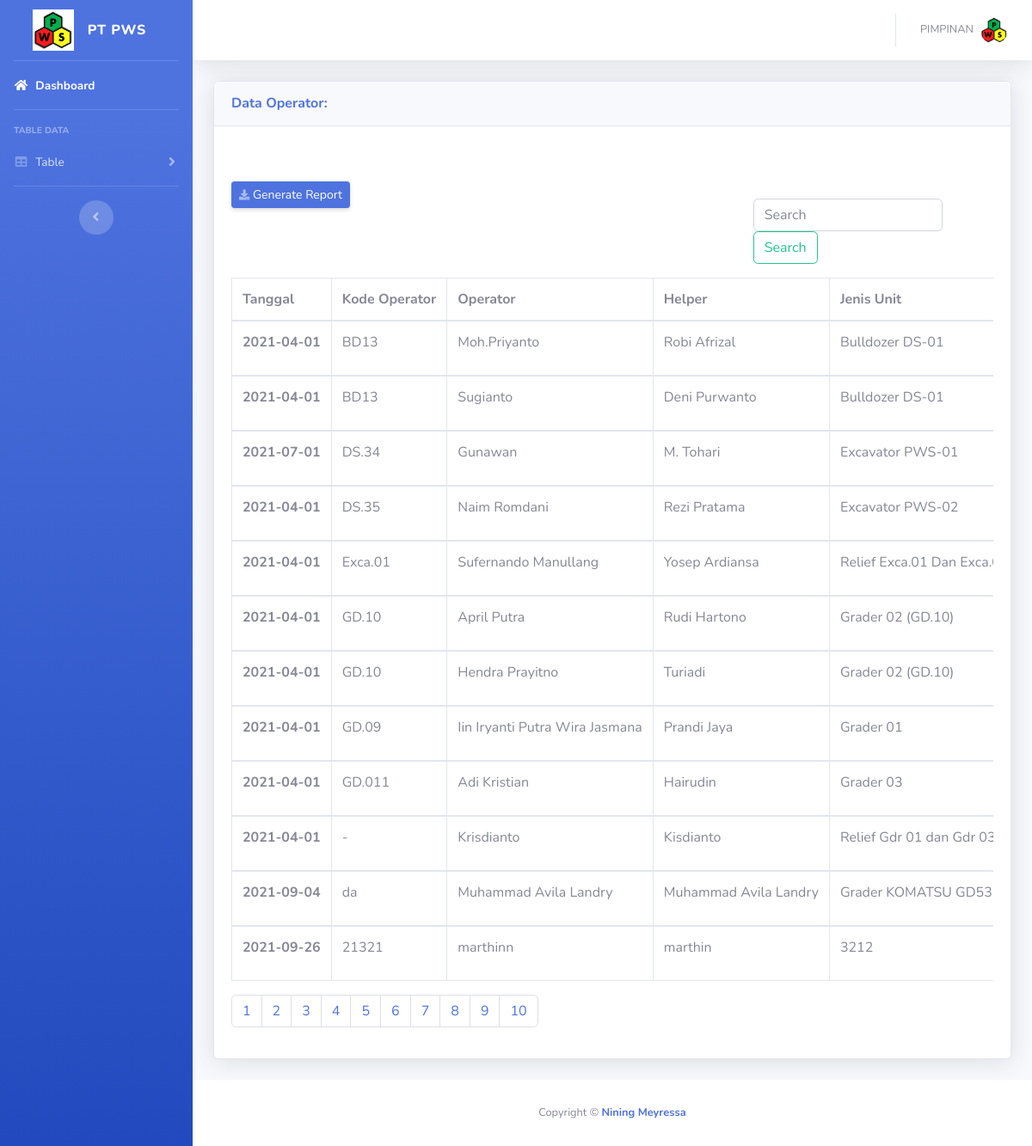
The page /admin/tab_operator2.php (signed in) on the database as committed earlier.
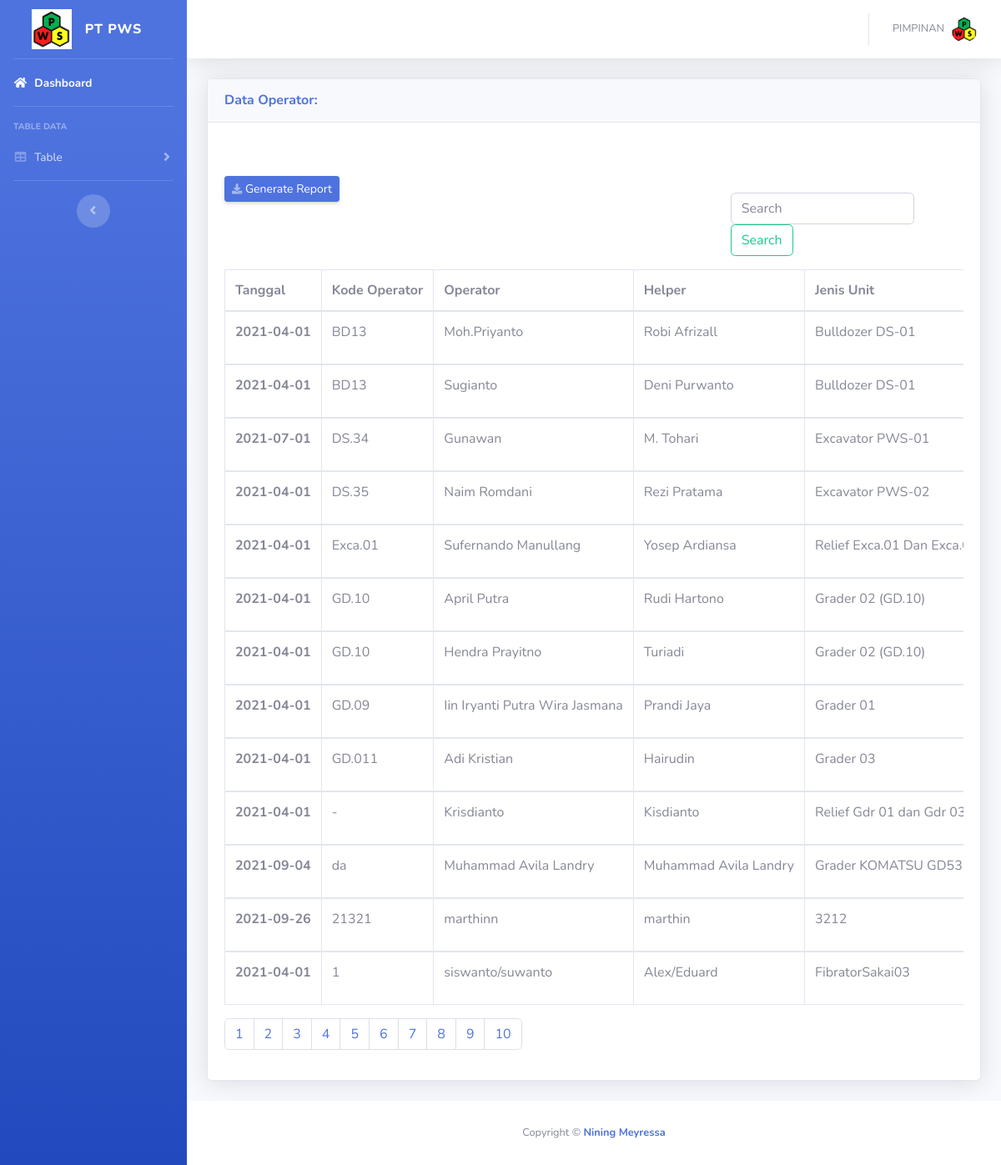
The same page on the database as committed later.
### tables this page shows
CREATE TABLE `operator` (
  `id` int(25) NOT NULL,
  `tanggal` date NOT NULL,
  `kode_operator` varchar(250) NOT NULL,
  `nama` varchar(250) NOT NULL,
  `nama_helper` varchar(250) NOT NULL,
  `jenis_unit` varchar(250) NOT NULL,
  `hm` varchar(250) NOT NULL,
  `role` varchar(50) NOT NULL
);

### admin/tab_operator2.php (the view, shortened to what the changed rows need)
<?php
include '../config/koneksi.php';
?>
<!DOCTYPE html>
<html lang="en">
<head>
  <link href="vendor/fontawesome-free/css/all.min.css" rel="stylesheet" type="text/css">
  <link href="css/sb-admin-2.min.css" rel="stylesheet">
</head>
<body id="page-top">
  <div id="wrapper">
    <div id="content-wrapper" class="d-flex flex-column">
      <div id="content">
        <div class="container-fluid">
          <div class="card shadow mb-4">
            <div class="card-body">
              <?php
              $hal = 30;
              $item = 10;
              $page = (isset($_GET['page'])) ? (int)$_GET['page'] : 1;
              $start = ($page - 1) * $hal;
              ?>
              <div class="table-responsive service">
                <table class="table table-bordered table-hover  mt-3 text-nowrap css-serial">
                  <thead>
                    <tr>
                      <th scope="col">Tanggal</th>
                      <th scope="col">Kode Operator</th>
                      <th scope="col">Operator</th>
                      <th scope="col">Helper</th>
                      <th scope="col">Jenis Unit</th>
                    </tr>
                  </thead>
                  <?php
                  if (isset($_GET['cari'])) {
                    $cari = mysqli_real_escape_string($conn, $_GET['cari']);
                    $brg = mysqli_query($conn, "select * from operator where tanggal like '%" . $cari . "%' or kode_operator like '%" . $cari . "%' or nama like '%" . $cari . "%' or jenis_unit like '%" . $cari . "%' or hm like '%" . $cari . "%' or jabatan like '%" . $cari . "%'");
                    if (mysqli_num_rows($brg) > 0) {
                      echo "<div class='col-md-10 col-sm-12 col-xs-12 ml-5'>";
                      echo "<div class='alert alert-primary mt-4 ml-5' role='alert'>";
                      echo "<p><center>Data Yang Anda Cari  Ditemukan</center></p>";
                      echo   "</div>";
                      echo "</div>";
                    } else {
                      echo "<div class='col-md-10 col-sm-12 col-xs-12 ml-5'>";
                      echo "<div class='alert alert-danger mt-4 ml-5' role='alert'>";
                      echo "<p><center>$cari Yang Anda Cari Tidak Ditemukan</center></p>";
                      echo   "</div>";
                      echo "</div>";
                    }
                  } else {
                    $brg = mysqli_query($conn, "select * from operator orders limit $start, $hal");
                  }
                  if (mysqli_num_rows($brg)) {
                    while ($row = mysqli_fetch_array($brg)) {
                  ?>
                      <tbody>
                        <tr>
                          <th scope="row"><?php echo $row['tanggal'] ?></th>
                          <td><?php echo $row['kode_operator'] ?></td>
                          <td><?php echo $row['nama'] ?></td>
                          <td><?php echo $row['nama_helper'] ?></td>
                          <td><?php echo $row['jenis_unit'] ?></td>
                        </tr>
                      </tbody>
                  <?php }
                  } elseif (mysqli_num_rows($brg) <= 0 and !$cari) {
                    echo "<div class='col-md-10 col-sm-12 col-xs-12 ml-5'>";
                    echo "<div class='alert alert-danger mt-4 ml-5' role='alert'>";
                    echo "<p><center>Data Anda Masih Kosong</center></p>";
                    echo "</div>";
                    echo "</div>";
                  } ?>
                </table>
                <nav aria-label="Page navigation example">
                  <ul class="pagination">
                    <?php
                    for ($x = 1; $x <= $item; $x++) {
                    ?>
                      <li class="page-item"><a class="page-link" href="?page=<?php echo $x ?>"><?php echo $x ?></a></li>
                    <?php
                    }
                    ?>
                  </ul>
                </nav>
              </div>
            </div>
          </div>
        </div>
      </div>
    </div>
  </div>
</body>
</html>

Rows that differ between the two databases and show on the page:
changed operator "Moh.Priyanto": nama_helper "Robi Afrizal" → "Robi Afrizall"
added operator: tanggal "2021-04-01", kode_operator "1", nama "siswanto/suwanto", nama_helper "Alex/Eduard", jenis_unit "FibratorSakai03"
